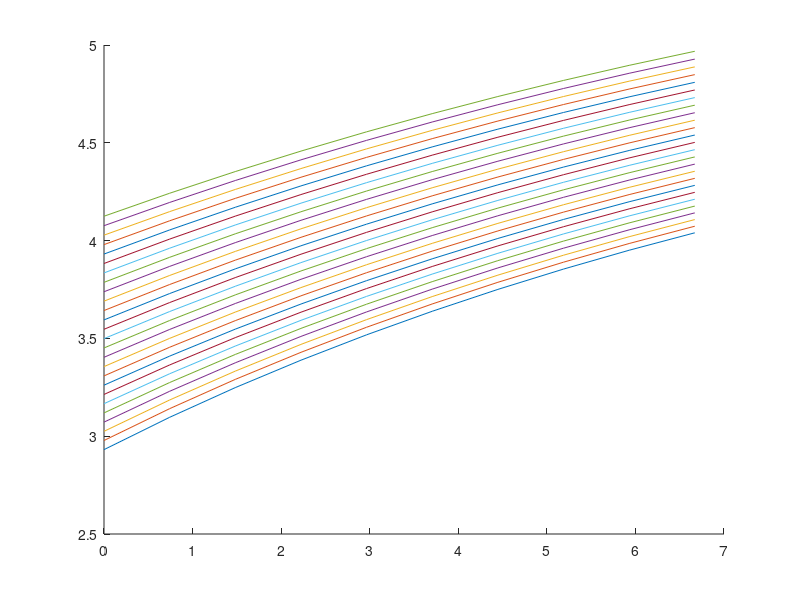

Source code (MATLAB):
%% geometry
%{
    The purpose of this code is to analyze the inital and final diameter

    source - Stanford_AA284a_Lecture10
%}

clc;
clear;

Dp0 = 2.75:.05:4;
k = 10;

%paraffin N20
n = .5;
a = .155;

t = linspace(0,6.67,k);
dt = t(2)-t(1);
mox_dot = linspace(3.7,1.64,k+1);
Dp = reshape(repmat(0*t,1,length(Dp0)),[k,length(Dp0)])';
Dp = [Dp zeros(length(Dp0),1)];

figure(1);
hold on;


%Numeric Integration for circular grain port
for j = 1:length(Dp0)
    Dp(j,1) = Dp0(j);
    dDp_dt = (2 ^ (2*n + 1) * a / pi^n) * ( (mox_dot(1)^n) / (Dp(j,1)^(2*n)));
    for i = 1:length(t)
        Dp(j,i+1) = Dp(j,i) + dt*dDp_dt;
        dDp_dt = (2 ^ (2*n + 1) * a / pi^n) * ( (mox_dot(1+i)^n) / (Dp(j,1+i)^(2*n)));      
    end
    plot(t,Dp(j,2:length(Dp(1,:))));
end
%plot(t,Dp(1,2:length(Dp(1,:))));

L = 4*(17.78) / (pi*.036*(7.5)* (Dp(length(Dp0),11)^2 - Dp(length(Dp0),1)^2))
Dp(length(Dp0),1)
Dp(length(Dp0),11)



